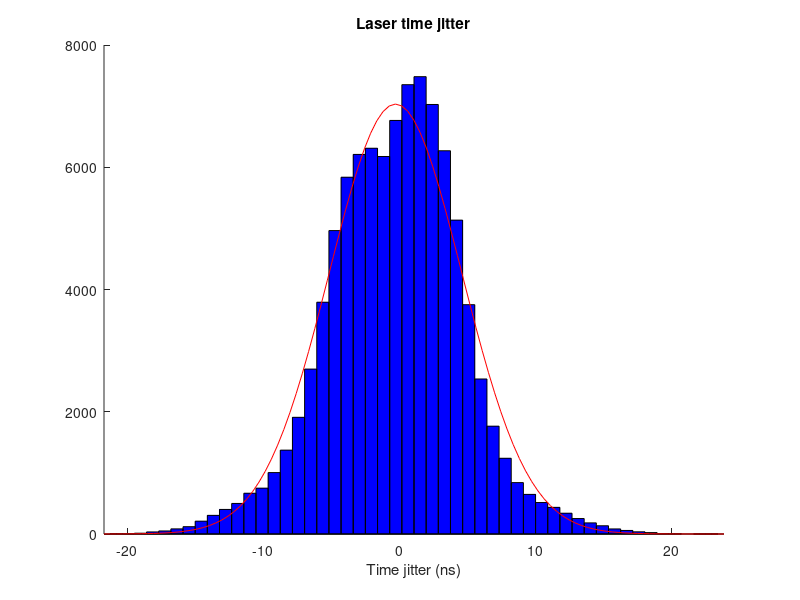
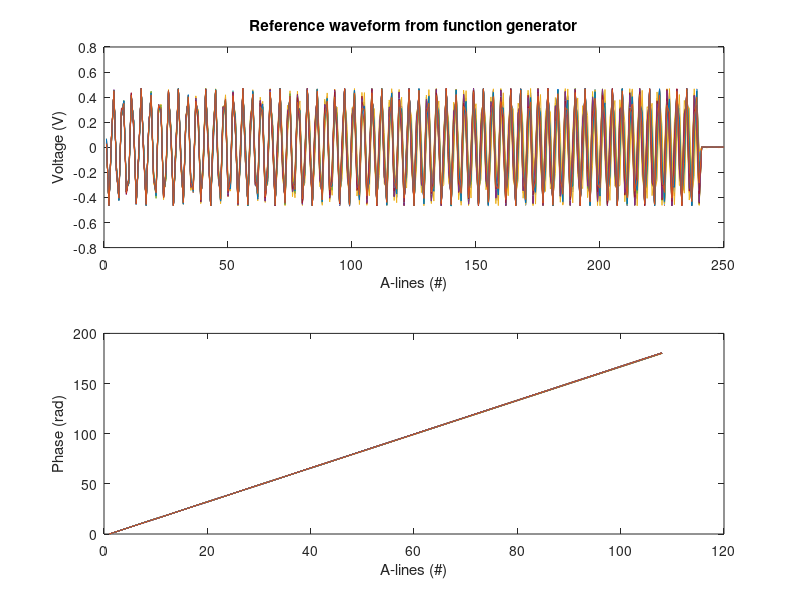
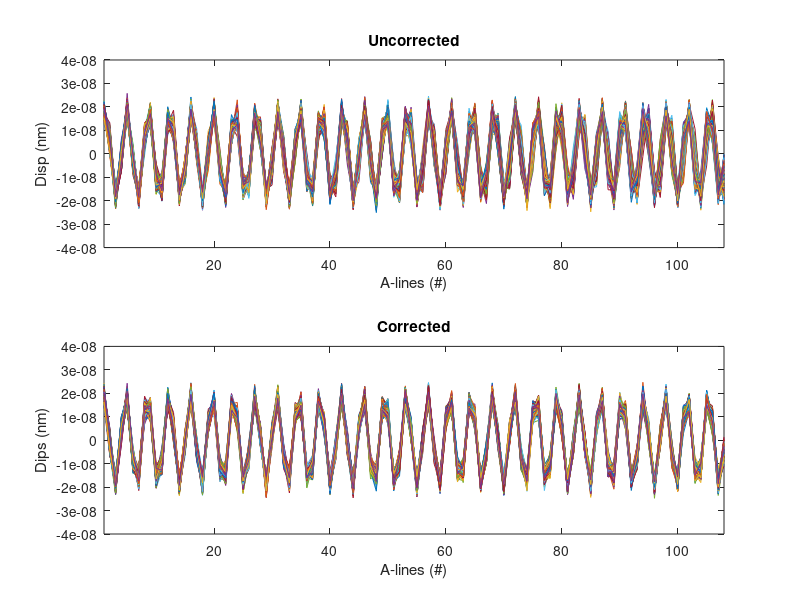
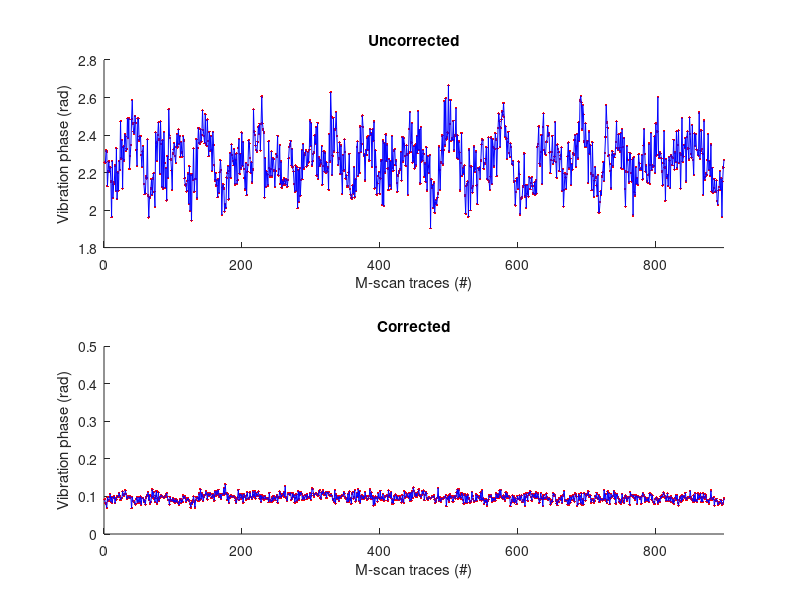

Reproduce these figures in MATLAB, in order.
% Feng et al, Ultra-wideband optical coherence elastography from acoustic to ultrasonic frequencies
% This script is used to show the phase noise correction in Fig 3 and Fig S4
% @ Guoyang Li & Xu Feng

clear; clc; close all;

%% READ DATA 
k0 = 2*pi/1280e-9; % central wavenumber
M = 108; % number of Alines per M-scan
N = 25; % cycles of aliasing 
load('Data_679.6kHz.mat');

% HARD CODE %
shift = 12; % pixel shift
center = 107; % pixel index of mainlobe
% peak1 = center + shift; % positive sideband
% peak2 = center - shift; % negative sideband

fA = 43.2e3; % Aline rate
apparent_freq = 10e3; % Hz
Na = 31;
fs = Na*(fA/2) + apparent_freq; % modulation frequency

%% EXPERIMENT 
meas = 900; % number of M-scan traces
istart = 26; 

if mod(Na,2) == 1
    Pixel1 = N + 1;
    Pixel2 = M - N + 1;
    pinc = (Na+1)*pi - fs/fA*2*pi; % theoretical phase
elseif mod(Na,2) == 0
    Pixel1 = M/2 + N + 1;
    Pixel2 = M/2 - N + 1;
    pinc = fs/fA*2*pi - Na*pi; % theoretical phase
end

D1 = D1(:,1:meas);
D1_uncorrected = D1;

%% Phase noice correction
s1 = s1(:,1:meas);
phas1 = s1;
for ii = 1:meas
%     s1(:,ii) = hilbert(s1(:,ii));
    phas1(:,ii) = unwrap(angle(s1(:,ii)));
end

phas0 = phas1(istart,:); % initial phase
phas1 = phas1(istart:M+istart-1,:);
phas1 = phas1 - phas1(1,:);
dphas1 = diff(phas1);
dphiLin = ones(M-1,meas)*pinc;
dphac = dphas1 - dphiLin; % phase jitter

Amp1 = abs(D1);
Pha1 = unwrap(angle(D1));
dPha1 = diff(Pha1) + dphac; % with correction
dPha1_uncorrected = diff(Pha1); % without correction
Pha1 = cumsum([Pha1(1,:) + phas0; dPha1]);
D1 = Amp1.*exp(i*Pha1);

FD1 = fftshift((fft(D1,[],1)))/M;
Amp1 = abs(FD1(Pixel1,:))*1e9;
Phi1 = angle(FD1(Pixel1,:));

% uncorrected
FD1_uncorrected = fftshift((fft(D1_uncorrected,[],1)))/M;
Amp1_uncorrected = abs(FD1_uncorrected(Pixel1,:))*1e9;
Phi1_uncorrected = angle(D1_uncorrected(Pixel1,:));


%% Plot
% Fig. S5, laser time jitter
figure(1); hold on;
dt = dphac/(2*pi*fs); % time jitter
dt = reshape(dt,[(M-1)*meas 1]);
dt0 = std(dt);
histfit(dt*1e9,50);
title('Laser time jitter');
xlabel('Time jitter (ns)');
fprintf('Standard deviation of laser time jitter is %4.1f ns\n',dt0*1e9);

% Reference waveform applied to the PZT
figure(2); hold on;
subplot(2,1,1)
plot(real(0.5*s1(:,1:30:900)));
xlabel('A-lines (#)'); ylabel('Voltage (V)');
title('Reference waveform from function generator')

subplot(2,1,2)
plot(phas1(:,1:30:900));
xlabel('A-lines (#)'); ylabel('Phase (rad)')

% Fig. 3c, M-scan traces before and after correction
figure(3);
subplot(2,1,1)
plot(real(D1_uncorrected(:,:)),'-')
title('Uncorrected');
xlabel('A-lines (#)');ylabel('Disp (nm)');
xlim([1 M]);

subplot(2,1,2)
plot(real(D1(:,:)),'-')
title('Corrected');
xlabel('A-lines (#)');ylabel('Dips (nm)');
xlim([1 M]);

% Fig. 3d, Vibration phase noise after correction
figure(4); 
subplot(2,1,1),hold on,
plot(Phi1_uncorrected,'r.'); plot(Phi1_uncorrected,'b-') 
xlabel('M-scan traces (#)');ylabel('Vibration phase (rad)');
title('Uncorrected')
xlim([0,900])
% ylim([0 0.5]);

subplot(2,1,2),hold on,
plot(Phi1,'r.'); plot(Phi1,'b-') 
xlabel('M-scan traces (#)');ylabel('Vibration phase (rad)');
title('Corrected')
xlim([0,900])
ylim([0 0.5]);

fprintf('Before correction: mean amplitude is %4.2f nm, phase noise is %4.4f rad\n',mean(Amp1_uncorrected), std(Phi1_uncorrected));
fprintf('After correction: mean amplitude is %4.2f nm, phase noise is %4.4f rad\n',mean(Amp1), std(Phi1));


